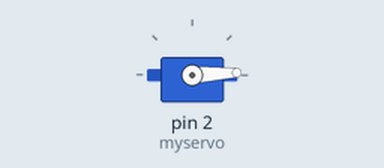
Simulated run of this sketch. Board: Arduino Uno, built with avr-gcc and run on an emulated ATmega328P. Parts: servo.

Above: at 0.05 s.
At 0.45 s:
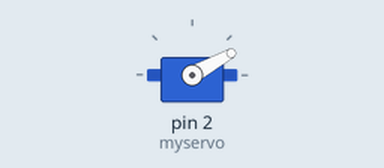
At 0.9 s:
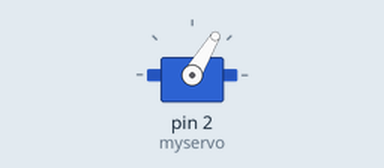
At 1.8 s:
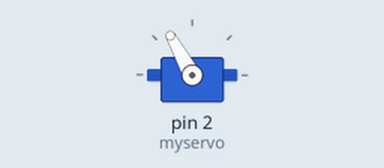
Timing chart, 0 to 4.4 s (numbered marks = the images above):
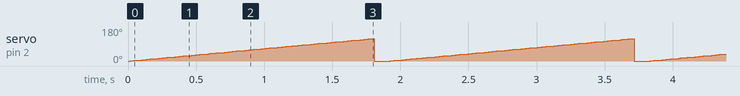

Measured:
- by itself, servo on pin 2 (myservo): ramps from 0° to 119° and jumps back, once every 1.9 s

The sketch:

Servo.ino
```cpp
#include <Servo.h>
Servo myservo;
void setup()
{
	myservo.attach(2);
}
void loop()
{
	for (int i = 0; i < 120; ++i)
	{
		myservo.write(i);
		delay(15);
	}
	myservo.write(0);
	delay(100);
}
```
